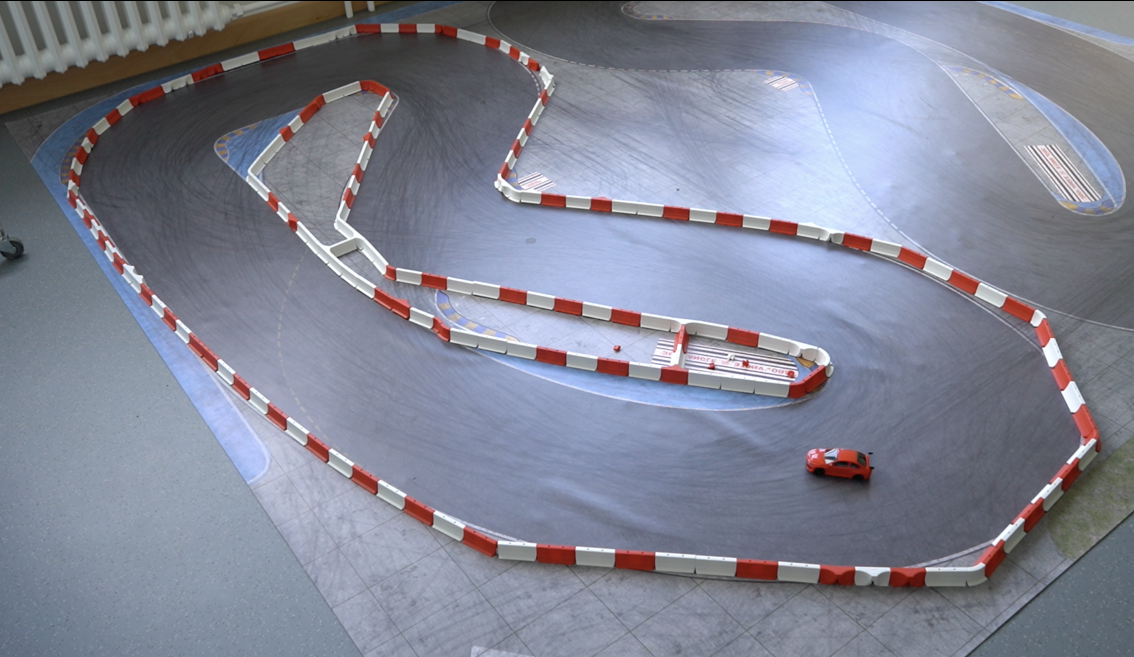
#> input picture Path-image/image-1.png, 1134 x 657 px, found by its file name; its folder holds 4 pictures in this run
$ python analyze_centroid_method.py
#> lines starting #> are read from the running program, lines starting #| are printed output that depends on the picture; after the words box and inside, x2 and y2 are one past the last pixel; in counts of white or black regions, pixels touching at a corner belong together; long printed decimals are rounded
#!/usr/bin/env python3
"""
Centroid-based line following analysis for circular track.

This script implements a classic centroid-based approach:
1. Convert to grayscale
2. Crop ROI (bottom region)
3. Threshold to binary
4. Find centroid of white pixels
5. Calculate error from center
6. Apply P controller

Parameters:
- Ts = 0.5 (sampling time)
- Kp = 0.005 (proportional gain)
"""

import cv2
import numpy as np
import time

def analyze_centroid_approach(image_path):
    """Analyze image using centroid-based line following."""
#> called with image_path = 'Path-image/image-1.png'

    print(f"\n{'='*70}")
    print(f"CENTROID-BASED LINE FOLLOWING ANALYSIS")
    print(f"{'='*70}")

    # STEP 1: Capture Image (Load from file)
    frame = cv2.imread(image_path)
#> frame is the input picture: shape (657, 1134, 3); mean B, G, R 148.5, 133, 129.5
    if frame is None:
        print(f"ERROR: Could not load image from {image_path}")
        return

    print(f"✓ STEP 1: Image loaded - {frame.shape[1]}×{frame.shape[0]} (WxH)")
#| ✓ STEP 1: Image loaded - 1134×657 (WxH)
    cv2.imwrite("Path-image/step1_original.png", frame)

    # STEP 2: Convert to Grayscale
    gray = cv2.cvtColor(frame, cv2.COLOR_BGR2GRAY)
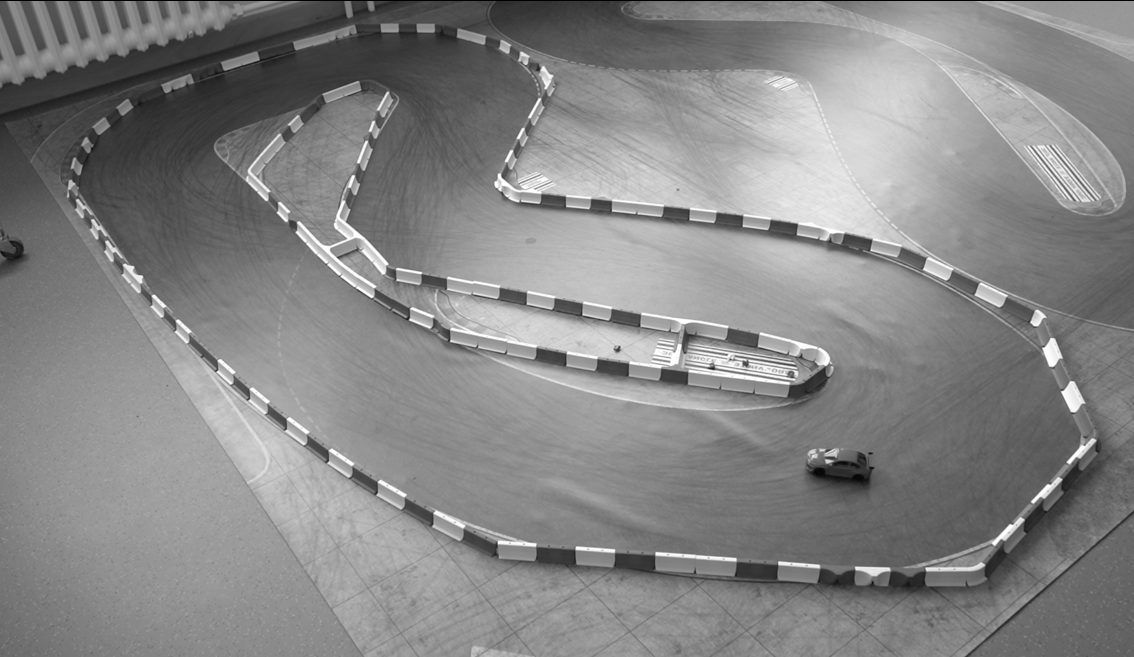
#> gray: shape (657, 1134); min 0, max 255, mean 133.7
    print(f"✓ STEP 2: Converted to grayscale - {gray.shape[1]}×{gray.shape[0]}")
#| ✓ STEP 2: Converted to grayscale - 1134×657
    cv2.imwrite("Path-image/step2_grayscale.png", gray)

    # STEP 3: Crop Bottom Region (ROI)
    height, width = gray.shape
#> height = 657; width = 1134
    roi_start = int(height * 2/3)  # Bottom third
#> roi_start = 438
    roi = gray[roi_start:height, :]
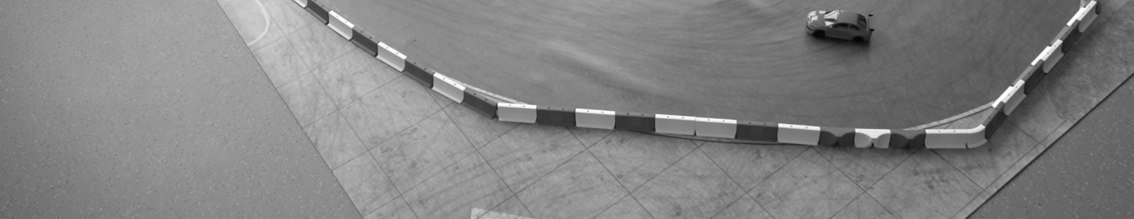
#> roi: shape (219, 1134); min 4, max 255, mean 131
    print(f"✓ STEP 3: Cropped ROI - {roi.shape[1]}×{roi.shape[0]} (bottom 1/3)")
#| ✓ STEP 3: Cropped ROI - 1134×219 (bottom 1/3)
    cv2.imwrite("Path-image/step3_roi.png", roi)

    # STEP 4: Resize (Optional)
    small = cv2.resize(roi, (320, 120))
    print(f"✓ STEP 4: Resized to - 320×120")
    cv2.imwrite("Path-image/step4_resized.png", small)

    # STEP 5: Threshold (Binary Segmentation)
    # Try multiple thresholds to find best one
    thresholds = [100, 127, 150, 180]
    best_threshold = 100
    best_white_pixels = 0

    print(f"\n{'='*70}")
    print(f"STEP 5: THRESHOLD ANALYSIS")
    print(f"{'='*70}")

    for thresh_val in thresholds:
        _, binary = cv2.threshold(small, thresh_val, 255, cv2.THRESH_BINARY_INV)
        white_pixels = np.count_nonzero(binary)
        print(f"  Threshold={thresh_val:3d} → {white_pixels:6,} white pixels ({100*white_pixels/(320*120):.1f}%)")

        cv2.imwrite(f"Path-image/step5_threshold_{thresh_val}.png", binary)

        # Best is the one with reasonable amount of white (10-50%)
        if 0.10 <= white_pixels/(320*120) <= 0.50 and white_pixels > best_white_pixels:
            best_white_pixels = white_pixels
            best_threshold = thresh_val
#> this loop made 4 passes
#> (white_pixels, best_white_pixels) on passes 1 to 2: (5571, 5571), (15275, 15275)
#> white_pixels on passes 3 to 4: 29425, 37134
#|   Threshold=100 →  5,571 white pixels (14.5%)
#|   Threshold=127 → 15,275 white pixels (39.8%)
#|   Threshold=150 → 29,425 white pixels (76.6%)
#|   Threshold=180 → 37,134 white pixels (96.7%)
#> pass 1, in analyze_centroid_approach, `_, binary = cv2.threshold(small, thresh_val, 255, cv2.THRESH_BINARY_INV)`:
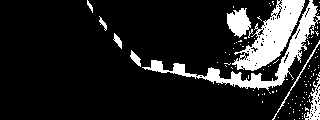
#> binary: shape (120, 320); 14.5% white; 104 white regions (95 under 20 px), largest, box (x1, y1, x2, y2) and area: (232, 0, 305, 71) 2151, (142, 0, 320, 91) 2076, (227, 8, 251, 38) 470
#> after the loop:
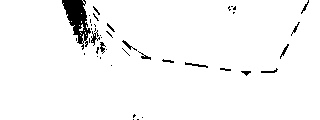
#> binary: shape (120, 320); 96.7% white; 42 black regions (28 under 20 px), largest, box (x1, y1, x2, y2) and area: (62, 0, 91, 50) 700, (91, 30, 100, 46) 54, (185, 62, 208, 68) 48
#> after the loop, best_threshold = 127; best_white_pixels = 15275

    # Use best threshold
    _, binary = cv2.threshold(small, best_threshold, 255, cv2.THRESH_BINARY_INV)
    print(f"\n✓ Selected threshold: {best_threshold}")
#| ✓ Selected threshold: 127
    cv2.imwrite("Path-image/step5_binary_final.png", binary)

    # STEP 6: Remove Noise (Optional)
    kernel = cv2.getStructuringElement(cv2.MORPH_ELLIPSE, (5, 5))
#> kernel = [[0, 0, 1, 0, 0], [1, 1, 1, 1, 1], [1, 1, 1, 1, 1], [1, 1, 1, 1, 1], [0, 0, 1, 0, 0]]
    denoised = cv2.morphologyEx(binary, cv2.MORPH_OPEN, kernel, iterations=2)
#> denoised: shape (120, 320); 34.2% white; 3 white regions, box (x1, y1, x2, y2) and area: (172, 0, 320, 120) 12182, (0, 62, 27, 120) 798, (150, 60, 163, 75) 157
    denoised = cv2.morphologyEx(denoised, cv2.MORPH_CLOSE, kernel, iterations=2)
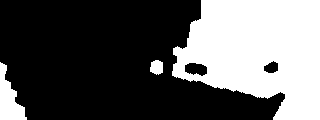
#> denoised: shape (120, 320); 36.2% white; 3 white regions, box (x1, y1, x2, y2) and area: (172, 0, 320, 120) 12922, (0, 62, 27, 120) 824, (150, 60, 163, 75) 157

    white_before = np.count_nonzero(binary)
#> white_before = 15275
    white_after = np.count_nonzero(denoised)
#> white_after = 13903
    print(f"✓ STEP 6: Denoised - {white_before:,} → {white_after:,} white pixels")
#| ✓ STEP 6: Denoised - 15,275 → 13,903 white pixels
    cv2.imwrite("Path-image/step6_denoised.png", denoised)

    # STEP 7: Compute Centroid
    print(f"\n{'='*70}")
    print(f"STEP 7: CENTROID COMPUTATION")
    print(f"{'='*70}")

    M = cv2.moments(denoised)
#> M = moments, m00 3545265, centre m10/m00, m01/m00 = (242.5, 54.17)

    if M["m00"] > 0:
        cx = int(M["m10"] / M["m00"])
#> cx = 242
        cy = int(M["m01"] / M["m00"])
#> cy = 54
        print(f"✓ Centroid found at: ({cx}, {cy})")
#| ✓ Centroid found at: (242, 54)
    else:
        cx = small.shape[1] // 2
        cy = small.shape[0] // 2
        print(f"⚠ No white pixels - using image center: ({cx}, {cy})")

    # Visualize centroid
    centroid_vis = cv2.cvtColor(denoised, cv2.COLOR_GRAY2BGR)
    cv2.circle(centroid_vis, (cx, cy), 5, (0, 0, 255), -1)  # Red dot
    cv2.line(centroid_vis, (cx, 0), (cx, centroid_vis.shape[0]), (0, 255, 255), 2)  # Cyan line
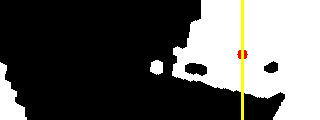
#> centroid_vis: shape (120, 320, 3); mean B, G, R 90.1, 92.5, 92.9
    cv2.imwrite("Path-image/step7_centroid.png", centroid_vis)

    # STEP 8: Control Law (P Controller)
    print(f"\n{'='*70}")
    print(f"STEP 8: P CONTROLLER")
    print(f"{'='*70}")

    image_center = small.shape[1] // 2
#> image_center = 160
    error = cx - image_center
#> error = 82

    Kp = 0.005
    control = -Kp * error
#> control = -0.41

    print(f"Image center:     {image_center} px")
#| Image center:     160 px
    print(f"Centroid x:       {cx} px")
#| Centroid x:       242 px
    print(f"Error:            {error} px")
#| Error:            82 px
    print(f"Kp:               {Kp}")
    print(f"Control output:   {control:.6f}")
#| Control output:   -0.41

    if error > 0:
        direction = "RIGHT (centroid right of center)"
    elif error < 0:
        direction = "LEFT (centroid left of center)"
    else:
        direction = "STRAIGHT (centered)"

    print(f"Correction:       {direction}")

    # Visualize control
    control_vis = cv2.cvtColor(small, cv2.COLOR_GRAY2BGR)

    # Draw image center (green)
    cv2.line(control_vis, (image_center, 0), (image_center, control_vis.shape[0]), (0, 255, 0), 2)
#> control_vis: shape (120, 320, 3); mean B, G, R 129.7, 132.1, 129.7

    # Draw centroid (red)
    cv2.circle(control_vis, (cx, cy), 5, (0, 0, 255), -1)
    cv2.line(control_vis, (cx, 0), (cx, control_vis.shape[0]), (0, 0, 255), 2)

    # Draw error arrow
    arrow_y = control_vis.shape[0] // 2
#> arrow_y = 60
    cv2.arrowedLine(control_vis, (image_center, arrow_y), (cx, arrow_y), (255, 0, 255), 2)

    # Add text
    cv2.putText(control_vis, f"Error: {error}", (10, 20),
                cv2.FONT_HERSHEY_SIMPLEX, 0.5, (255, 255, 255), 1)
    cv2.putText(control_vis, f"Control: {control:.4f}", (10, 40),
                cv2.FONT_HERSHEY_SIMPLEX, 0.5, (255, 255, 255), 1)
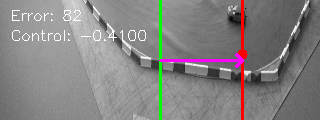
#> control_vis: shape (120, 320, 3); mean B, G, R 130.8, 131.1, 133.4

    cv2.imwrite("Path-image/step8_control.png", control_vis)

    # STEP 9: Apply Motor Control (Simulation)
    print(f"\n{'='*70}")
    print(f"STEP 9: MOTOR CONTROL (SIMULATED)")
    print(f"{'='*70}")

    # Map control to steering angle (assuming range -30 to +30)
    steering_limit = 30
    steering = np.clip(control * 1000, -steering_limit, steering_limit)  # Scale up
#> steering = -30

    # Map control to left/right motor speeds
    base_speed = 10
    left_speed = base_speed - steering
#> left_speed = 40
    right_speed = base_speed + steering
#> right_speed = -20

    print(f"Base speed:       {base_speed}")
    print(f"Steering angle:   {steering:.2f}°")
#| Steering angle:   -30.00°
    print(f"Left motor:       {left_speed:.2f}")
#| Left motor:       40.00
    print(f"Right motor:      {right_speed:.2f}")
#| Right motor:      -20.00

    # STEP 10: Sampling Time
    print(f"\n{'='*70}")
    print(f"STEP 10: SAMPLING TIME")
    print(f"{'='*70}")

    Ts = 0.5
    print(f"Target sampling time: {Ts} seconds")
    print(f"(In real-time loop, would sleep to maintain {Ts}s)")

    # Summary
    print(f"\n{'='*70}")
    print(f"SUMMARY")
    print(f"{'='*70}")
    print(f"✓ All 10 steps completed successfully")
    print(f"✓ Generated {len(thresholds) + 9} visualization images in Path-image/")
    print(f"\nKey Findings:")
    print(f"  - Best threshold: {best_threshold}")
#|   - Best threshold: 127
    print(f"  - Centroid at: ({cx}, {cy})")
#|   - Centroid at: (242, 54)
    print(f"  - Error from center: {error} px")
#|   - Error from center: 82 px
    print(f"  - Control output: {control:.6f}")
#|   - Control output: -0.41
    print(f"  - Steering correction: {direction}")
    print(f"\n{'='*70}\n")

if __name__ == "__main__":
    analyze_centroid_approach("Path-image/image-1.png")
